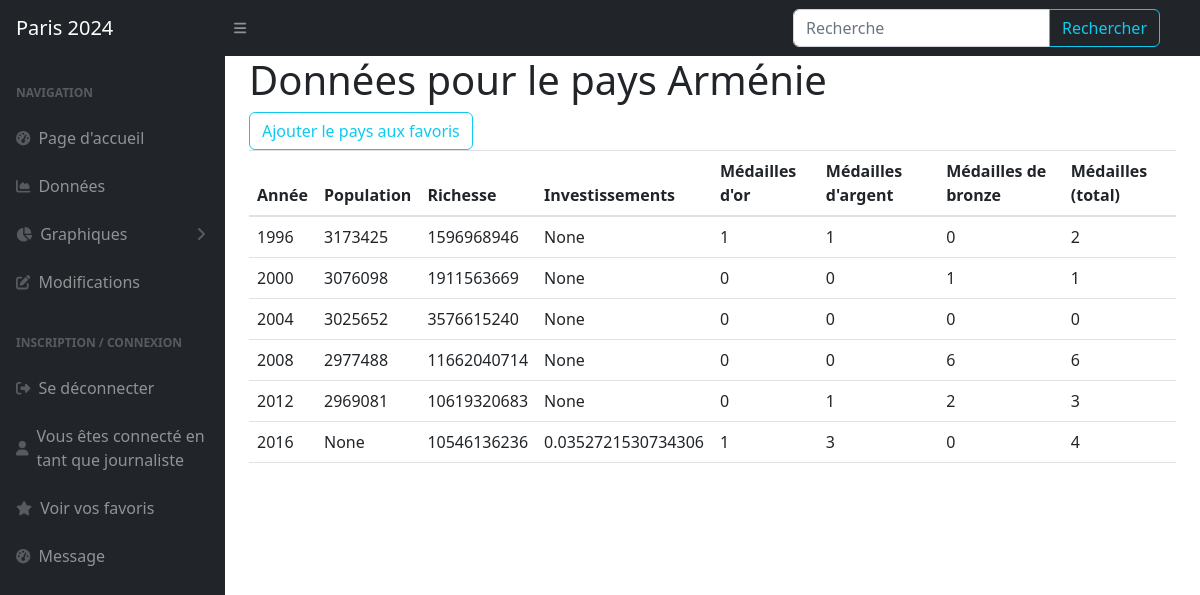
Screenshot of /donnees_pays/Arménie (signed in) with the database file from the repository.
### BASE_app/app/models/Jeux_Olympiques.py (models this page shows, shortened)
class Pays(db.Model):
    __tablename__ = "pays"
    noc = db.Column(db.String(3), primary_key=True, nullable=False, unique=True)
    nom = db.Column(db.String(100))
    latitude = db.Column(db.Float)
    longitude = db.Column(db.Float)
    formulaires = db.relationship('Formulaire', backref='pays', lazy=True)

class Medailles(db.Model):
    __tablename__ = "medailles"
    id_team = db.Column(db.String(45), db.ForeignKey('formulaire.id_team'), primary_key=True, nullable=False)
    gold_count = db.Column(db.Integer)
    silver_count = db.Column(db.Integer)
    bronze_count = db.Column(db.Integer)
    total = db.Column(db.Integer)

class Formulaire(db.Model):
    __tablename__ = "formulaire"
    id_team = db.Column(db.String(45), primary_key=True, nullable=False, unique=True)
    noc = db.Column(db.String(3), db.ForeignKey('pays.noc'), nullable=False)
    year = db.Column(db.Integer)
    donnees = db.relationship('Donnees', backref='formulaire', lazy=True)
    medailles = db.relationship('Medailles', backref='donnees', lazy=True)

class Donnees(db.Model):
    __tablename__ = "donnees"
    id_team = db.Column(db.String(45), db.ForeignKey('formulaire.id_team'),  primary_key=True, nullable=False)
    population = db.Column(db.Integer)
    richesse = db.Column(db.Float)
    investissement = db.Column(db.Float)

### BASE_app/app/routes/generales.py (the view)
@app.route("/donnees_pays/<nom_pays>")
def donnees_pays(nom_pays):
    donnees_du_pays = db.session.query(
        Formulaire.year,
        Medailles.total,
        Medailles.gold_count,
        Medailles.silver_count,
        Medailles.bronze_count,
        Donnees.population,
        Donnees.investissement,
        Donnees.richesse,
        Pays.nom) \
            .join(Donnees, Formulaire.id_team == Donnees.id_team) \
            .join(Medailles, Medailles.id_team == Donnees.id_team) \
            .join(Pays, Pays.noc == Formulaire.noc) \
            .filter(Pays.nom.ilike(f"%{nom_pays}%")).all()
    return render_template("pages/donnees_pays.html", nom_pays=nom_pays, donnees=donnees_du_pays)

### BASE_app/app/models/users.py (called while the page is built)
    @login.user_loader
    def get_user_by_id(id):
        return Users.query.get(int(id))

### BASE_app/app/templates/pages/donnees_pays.html
{% extends "partials/conteneur.html" %}
{% block body %}
<h1>Données pour le pays {{ nom_pays }}</h1>
<form class="form-inline" action="{{ url_for('ajouter_favoris', nom_pays=nom_pays) }}" method="post">
    <button class="btn btn-outline-info" type="submit">Ajouter le pays aux favoris</button>
</form>
<table class="table">
    <thead>
        <tr>
            <th scope="col">Année</th>
            <th scope="col">Population</th>
            <th scope="col">Richesse</th>
            <th scope="col">Investissements</th>
            <th scope="col">Médailles d'or</th>
            <th scope="col">Médailles d'argent</th>
            <th scope="col">Médailles de bronze</th>
            <th scope="col">Médailles (total)</th>
        </tr>
    </thead>
    <tbody>
        {% for donnee in donnees %}
        <tr>
            <td scope="row">{{donnee.year}}</td>
            <td scope="row">{{donnee.population}}</td>
            <td scope="row">{{donnee.richesse}}</td>
            <td scope="row">{{donnee.investissement}}</td>
            <td scope="row">{{donnee.gold_count}}</td>
            <td scope="row">{{donnee.silver_count}}</td>
            <td scope="row">{{donnee.bronze_count}}</td>
            <td scope="row">{{donnee.total}}</td>
        </tr>
        {% endfor %}
    </tbody>
</table>
{% endblock %}

### rows the page displays
Pays: Nom "Arménie"
Medailles: year "1996", population "3173425", richesse "1596968946", investissement "None", gold_count "1", silver_count "1", bronze_count "0", total "2"
Medailles: year "2000", population "3076098", richesse "1911563669", investissement "None", gold_count "0", silver_count "0", bronze_count "1", total "1"
Medailles: year "2004", population "3025652", richesse "3576615240", investissement "None", gold_count "0", silver_count "0", bronze_count "0", total "0"
Medailles: year "2008", population "2977488", richesse "11662040714", investissement "None", gold_count "0", silver_count "0", bronze_count "6", total "6"
Medailles: year "2012", population "2969081", richesse "10619320683", investissement "None", gold_count "0", silver_count "1", bronze_count "2", total "3"
Medailles: year "2016", population "None", richesse "10546136236", investissement "0.0352721530734306", gold_count "1", silver_count "3", bronze_count "0", total "4"
